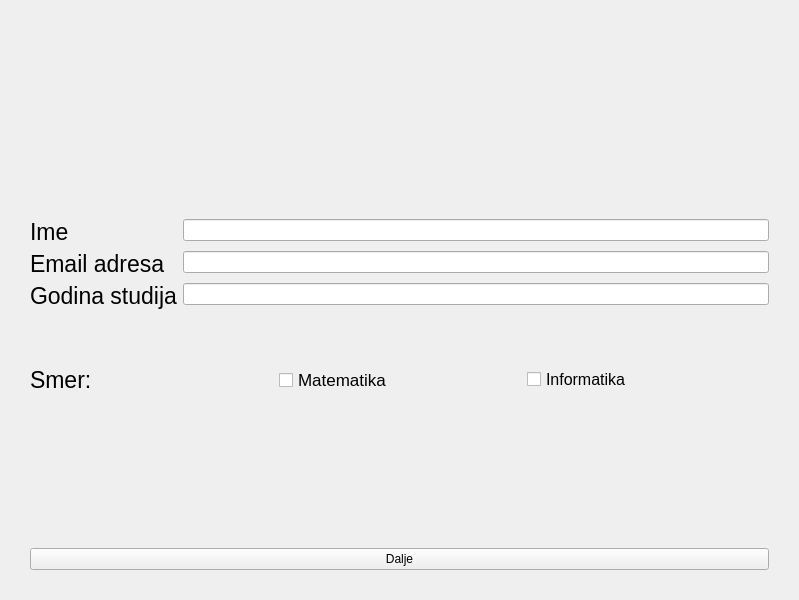
<?xml version="1.0" encoding="UTF-8"?>
<ui version="4.0">
 <class>LoginPage</class>
 <widget class="QMainWindow" name="LoginPage">
  <property name="geometry">
   <rect>
    <x>0</x>
    <y>0</y>
    <width>799</width>
    <height>600</height>
   </rect>
  </property>
  <property name="windowTitle">
   <string>MainWindow</string>
  </property>
  <widget class="QWidget" name="centralwidget">
   <layout class="QVBoxLayout" name="verticalLayout">
    <property name="leftMargin">
     <number>30</number>
    </property>
    <property name="topMargin">
     <number>30</number>
    </property>
    <property name="rightMargin">
     <number>30</number>
    </property>
    <property name="bottomMargin">
     <number>30</number>
    </property>
    <item>
     <widget class="QLabel" name="label_6">
      <property name="sizePolicy">
       <sizepolicy hsizetype="Preferred" vsizetype="Preferred">
        <horstretch>0</horstretch>
        <verstretch>0</verstretch>
       </sizepolicy>
      </property>
      <property name="font">
       <font>
        <pointsize>18</pointsize>
       </font>
      </property>
      <property name="text">
       <string>&lt;html&gt;&lt;head/&gt;&lt;body&gt;&lt;p&gt;&lt;img src=&quot;:/logo/images/slika.png&quot;/&gt;&lt;/p&gt;&lt;/body&gt;&lt;/html&gt;</string>
      </property>
      <property name="alignment">
       <set>Qt::AlignCenter</set>
      </property>
     </widget>
    </item>
    <item>
     <spacer name="verticalSpacer">
      <property name="orientation">
       <enum>Qt::Vertical</enum>
      </property>
      <property name="sizeType">
       <enum>QSizePolicy::Minimum</enum>
      </property>
      <property name="sizeHint" stdset="0">
       <size>
        <width>20</width>
        <height>40</height>
       </size>
      </property>
     </spacer>
    </item>
    <item>
     <layout class="QFormLayout" name="formLayout">
      <item row="0" column="0">
       <widget class="QLabel" name="label_login_ime">
        <property name="font">
         <font>
          <pointsize>17</pointsize>
         </font>
        </property>
        <property name="text">
         <string>Ime</string>
        </property>
       </widget>
      </item>
      <item row="0" column="1">
       <widget class="QLineEdit" name="lineEdit"/>
      </item>
      <item row="1" column="0">
       <widget class="QLabel" name="label_login_email">
        <property name="font">
         <font>
          <pointsize>17</pointsize>
         </font>
        </property>
        <property name="text">
         <string>Email adresa</string>
        </property>
       </widget>
      </item>
      <item row="1" column="1">
       <widget class="QLineEdit" name="lineEdit_3"/>
      </item>
      <item row="2" column="0">
       <widget class="QLabel" name="label_login_god">
        <property name="font">
         <font>
          <pointsize>17</pointsize>
         </font>
        </property>
        <property name="text">
         <string>Godina studija</string>
        </property>
       </widget>
      </item>
      <item row="2" column="1">
       <widget class="QLineEdit" name="lineEdit_4"/>
      </item>
     </layout>
    </item>
    <item>
     <layout class="QHBoxLayout" name="horizontalLayout">
      <property name="spacing">
       <number>7</number>
      </property>
      <property name="rightMargin">
       <number>0</number>
      </property>
      <item>
       <widget class="QLabel" name="label_login_smer">
        <property name="font">
         <font>
          <pointsize>17</pointsize>
         </font>
        </property>
        <property name="text">
         <string>Smer:</string>
        </property>
        <property name="alignment">
         <set>Qt::AlignLeading|Qt::AlignLeft|Qt::AlignVCenter</set>
        </property>
       </widget>
      </item>
      <item>
       <widget class="QCheckBox" name="math_department">
        <property name="font">
         <font>
          <pointsize>13</pointsize>
         </font>
        </property>
        <property name="text">
         <string>Matematika</string>
        </property>
        <attribute name="buttonGroup">
         <string notr="true">departmentGroup</string>
        </attribute>
       </widget>
      </item>
      <item>
       <widget class="QCheckBox" name="info_department">
        <property name="font">
         <font>
          <pointsize>12</pointsize>
         </font>
        </property>
        <property name="text">
         <string>Informatika</string>
        </property>
        <attribute name="buttonGroup">
         <string notr="true">departmentGroup</string>
        </attribute>
       </widget>
      </item>
     </layout>
    </item>
    <item>
     <widget class="QLabel" name="label_3">
      <property name="text">
       <string/>
      </property>
     </widget>
    </item>
    <item>
     <layout class="QHBoxLayout" name="horizontalLayout_4">
      <item>
       <widget class="QPushButton" name="nextButton">
        <property name="text">
         <string>Dalje</string>
        </property>
       </widget>
      </item>
     </layout>
    </item>
   </layout>
  </widget>
 </widget>
 <resources/>
 <connections/>
 <slots>
  <slot>on_nextButton_clicked()</slot>
 </slots>
 <buttongroups>
  <buttongroup name="departmentGroup"/>
 </buttongroups>
</ui>
